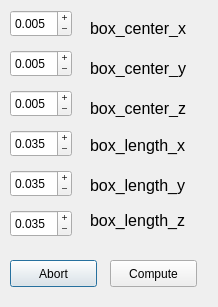
<?xml version="1.0" encoding="UTF-8"?>
<ui version="4.0">
 <class>crop_box_dialog</class>
 <widget class="QDialog" name="crop_box_dialog">
  <property name="geometry">
   <rect>
    <x>0</x>
    <y>0</y>
    <width>218</width>
    <height>307</height>
   </rect>
  </property>
  <property name="windowTitle">
   <string>Choose thresholds</string>
  </property>
  <widget class="QDoubleSpinBox" name="box_y">
   <property name="geometry">
    <rect>
     <x>10</x>
     <y>50</y>
     <width>62</width>
     <height>27</height>
    </rect>
   </property>
   <property name="buttonSymbols">
    <enum>QAbstractSpinBox::PlusMinus</enum>
   </property>
   <property name="decimals">
    <number>3</number>
   </property>
   <property name="minimum">
    <double>-100.000000000000000</double>
   </property>
   <property name="maximum">
    <double>100.000000000000000</double>
   </property>
   <property name="singleStep">
    <double>0.001000000000000</double>
   </property>
   <property name="value">
    <double>0.005000000000000</double>
   </property>
  </widget>
  <widget class="QPushButton" name="abort">
   <property name="geometry">
    <rect>
     <x>10</x>
     <y>260</y>
     <width>87</width>
     <height>27</height>
    </rect>
   </property>
   <property name="text">
    <string>Abort</string>
   </property>
  </widget>
  <widget class="QPushButton" name="compute">
   <property name="geometry">
    <rect>
     <x>110</x>
     <y>260</y>
     <width>87</width>
     <height>27</height>
    </rect>
   </property>
   <property name="text">
    <string>Compute</string>
   </property>
  </widget>
  <widget class="QLabel" name="label">
   <property name="geometry">
    <rect>
     <x>90</x>
     <y>20</y>
     <width>151</width>
     <height>17</height>
    </rect>
   </property>
   <property name="font">
    <font>
     <pointsize>12</pointsize>
    </font>
   </property>
   <property name="text">
    <string>box_center_x</string>
   </property>
  </widget>
  <widget class="QDoubleSpinBox" name="box_x">
   <property name="geometry">
    <rect>
     <x>10</x>
     <y>10</y>
     <width>62</width>
     <height>27</height>
    </rect>
   </property>
   <property name="buttonSymbols">
    <enum>QAbstractSpinBox::PlusMinus</enum>
   </property>
   <property name="decimals">
    <number>3</number>
   </property>
   <property name="minimum">
    <double>-100.000000000000000</double>
   </property>
   <property name="maximum">
    <double>100.000000000000000</double>
   </property>
   <property name="singleStep">
    <double>0.001000000000000</double>
   </property>
   <property name="value">
    <double>0.005000000000000</double>
   </property>
  </widget>
  <widget class="QDoubleSpinBox" name="box_z">
   <property name="geometry">
    <rect>
     <x>10</x>
     <y>90</y>
     <width>62</width>
     <height>27</height>
    </rect>
   </property>
   <property name="buttonSymbols">
    <enum>QAbstractSpinBox::PlusMinus</enum>
   </property>
   <property name="decimals">
    <number>3</number>
   </property>
   <property name="minimum">
    <double>-100.000000000000000</double>
   </property>
   <property name="maximum">
    <double>100.000000000000000</double>
   </property>
   <property name="singleStep">
    <double>0.001000000000000</double>
   </property>
   <property name="value">
    <double>0.005000000000000</double>
   </property>
  </widget>
  <widget class="QLabel" name="label_2">
   <property name="geometry">
    <rect>
     <x>90</x>
     <y>60</y>
     <width>151</width>
     <height>17</height>
    </rect>
   </property>
   <property name="font">
    <font>
     <pointsize>12</pointsize>
    </font>
   </property>
   <property name="text">
    <string>box_center_y</string>
   </property>
  </widget>
  <widget class="QLabel" name="label_3">
   <property name="geometry">
    <rect>
     <x>90</x>
     <y>100</y>
     <width>151</width>
     <height>17</height>
    </rect>
   </property>
   <property name="font">
    <font>
     <pointsize>12</pointsize>
    </font>
   </property>
   <property name="text">
    <string>box_center_z</string>
   </property>
  </widget>
  <widget class="QDoubleSpinBox" name="box_x_size">
   <property name="geometry">
    <rect>
     <x>10</x>
     <y>130</y>
     <width>62</width>
     <height>27</height>
    </rect>
   </property>
   <property name="buttonSymbols">
    <enum>QAbstractSpinBox::PlusMinus</enum>
   </property>
   <property name="decimals">
    <number>3</number>
   </property>
   <property name="minimum">
    <double>-100.000000000000000</double>
   </property>
   <property name="maximum">
    <double>100.000000000000000</double>
   </property>
   <property name="singleStep">
    <double>0.001000000000000</double>
   </property>
   <property name="value">
    <double>0.035000000000000</double>
   </property>
  </widget>
  <widget class="QDoubleSpinBox" name="box_y_size">
   <property name="geometry">
    <rect>
     <x>10</x>
     <y>170</y>
     <width>62</width>
     <height>27</height>
    </rect>
   </property>
   <property name="buttonSymbols">
    <enum>QAbstractSpinBox::PlusMinus</enum>
   </property>
   <property name="decimals">
    <number>3</number>
   </property>
   <property name="minimum">
    <double>-100.000000000000000</double>
   </property>
   <property name="maximum">
    <double>100.000000000000000</double>
   </property>
   <property name="singleStep">
    <double>0.001000000000000</double>
   </property>
   <property name="value">
    <double>0.035000000000000</double>
   </property>
  </widget>
  <widget class="QDoubleSpinBox" name="box_z_size">
   <property name="geometry">
    <rect>
     <x>10</x>
     <y>210</y>
     <width>62</width>
     <height>27</height>
    </rect>
   </property>
   <property name="buttonSymbols">
    <enum>QAbstractSpinBox::PlusMinus</enum>
   </property>
   <property name="decimals">
    <number>3</number>
   </property>
   <property name="minimum">
    <double>-100.000000000000000</double>
   </property>
   <property name="maximum">
    <double>100.000000000000000</double>
   </property>
   <property name="singleStep">
    <double>0.001000000000000</double>
   </property>
   <property name="value">
    <double>0.035000000000000</double>
   </property>
  </widget>
  <widget class="QLabel" name="label_4">
   <property name="geometry">
    <rect>
     <x>90</x>
     <y>130</y>
     <width>151</width>
     <height>31</height>
    </rect>
   </property>
   <property name="font">
    <font>
     <pointsize>12</pointsize>
    </font>
   </property>
   <property name="text">
    <string>box_length_x</string>
   </property>
  </widget>
  <widget class="QLabel" name="label_5">
   <property name="geometry">
    <rect>
     <x>90</x>
     <y>170</y>
     <width>151</width>
     <height>31</height>
    </rect>
   </property>
   <property name="font">
    <font>
     <pointsize>12</pointsize>
    </font>
   </property>
   <property name="text">
    <string>box_length_y</string>
   </property>
   <property name="alignment">
    <set>Qt::AlignLeading|Qt::AlignLeft|Qt::AlignVCenter</set>
   </property>
  </widget>
  <widget class="QLabel" name="label_6">
   <property name="geometry">
    <rect>
     <x>90</x>
     <y>210</y>
     <width>151</width>
     <height>21</height>
    </rect>
   </property>
   <property name="font">
    <font>
     <pointsize>12</pointsize>
    </font>
   </property>
   <property name="text">
    <string>box_length_z</string>
   </property>
  </widget>
 </widget>
 <resources/>
 <connections/>
</ui>
